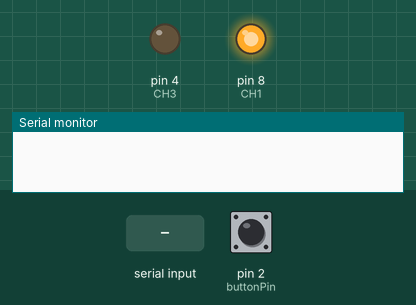
A sketch run on a simulated Arduino Uno, built with avr-gcc and run on an emulated ATmega328P. Parts: output pins drawn as LEDs (lit = HIGH), the last lines printed to the serial monitor. Inputs (shaded band) come from the test bench; at power-on: pin 2 (buttonPin) LOW. Pins used as bus, display or sensor lines are not drawn.

Above: at 1.2 s.
1.3 s: "90,45\n" received over Serial
2.8 s: pin 2 (buttonPin) pulled HIGH for 0.15 s
At 2.87 s:
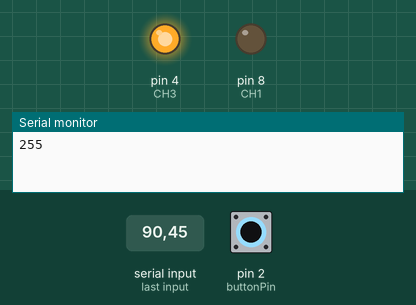
4.4 s: pin 2 (buttonPin) pulled HIGH for 3.2 s
At 8.9 s:
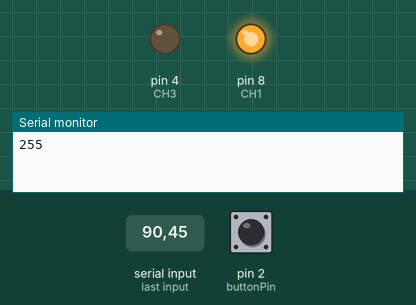
Timing chart, 0 to 10.4 s (numbered marks = the images above; inputs shaded):
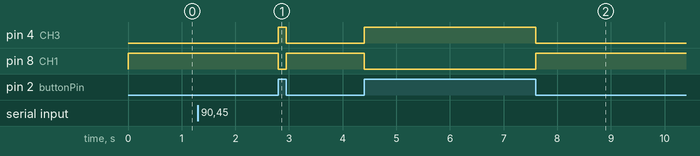

Measured:
- after the input at 2.8 s, pin 4 (CH3): LOW → HIGH at once, → LOW 0.15 s later; pin 8 (CH1): HIGH → LOW at once, → HIGH 0.15 s later
- after the input at 4.4 s, pin 4 (CH3): LOW → HIGH at once, → LOW 3.2 s later; pin 8 (CH1): HIGH → LOW at once, → HIGH 3.2 s later

The sketch:

serialControl_w_button.ino
```cpp
#include <SPI.h>
#include <stdio.h>

//http://forum.arduino.cc/index.php?topic=38420.0
byte address = 0x00;
int CS= 10;
const byte numChars = 32;
const int buttonPin = 2;
char receivedChars[numChars]; // an array to store the received data
double velocity; //Store the converted velocity
int buttonState = 0;
boolean newData = false;
int vFlag = 0;

#define CH1 8   // Connect Digital Pin 8 on Arduino to CH1 on Relay Module
#define CH3 4   // Connect Digital Pin 4 on Arduino to CH3 on Relay Module

void setup() {
 pinMode (CS, OUTPUT);
 pinMode(buttonPin, INPUT);
 SPI.begin();
 Serial.begin(9600);
 //Serial.println("<Arduino is ready>");
  pinMode(CH1, OUTPUT);
  pinMode(CH3, OUTPUT);

  digitalWrite(CH1,LOW);
  digitalWrite(CH3,LOW);
}

void loop() {
 buttonState = digitalRead(buttonPin);
 if (buttonState == HIGH && vFlag != 0) {
    //close relay switch:

    digitalWrite(CH1, LOW);
    digitalWrite(CH3, HIGH);
    //vFlag = 1;

  } else if (buttonState == LOW || vFlag == 0){
    // open relay switch

    digitalWrite(CH3, LOW);
    digitalWrite(CH1, HIGH);
    //vFlag = 0;

  }
 recvWithEndMarker();
 showNewData();
}

void recvWithEndMarker() {
 static byte ndx = 0;
 char endMarker = '\n';
 char rc;

 // if (Serial.available() > 0) {
 while (Serial.available() > 0 && newData == false) {
  rc = Serial.read();

  if (rc != endMarker) {
    receivedChars[ndx] = rc;
    ndx++;
    if (ndx >= numChars) {
      ndx = numChars - 1;
    }
  }
  else {
   receivedChars[ndx] = '\0'; // terminate the string
   ndx = 0;
   newData = true;
  }
 }
}

void showNewData() {
 if (newData == true) {
 //velocity = strtod(receivedChars);
 velocity = atof(receivedChars); //convert string to double
 int test = convertSpeedToR(velocity);
 //double outputR = 5000 - test*(5000/256);
 Serial.println(test);
 //210 == 4 kOhm
 if (test <=255){
  digitalPotWrite(test);
  if (test == 0){
    vFlag = 0;
  }
  else {
    vFlag = 1;
  }

 }
 newData = false;
 }
}

int digitalPotWrite(int value)
{
  digitalWrite(CS, LOW);
  SPI.transfer(address);
  SPI.transfer(value);
  digitalWrite(CS, HIGH);
}

int convertSpeedToR(double vel){
  //Serial.println(vel);
  int res = floor(vel*35.06483);

  //Serial.println(res);
  if (res >= 255){
    res = 255;
  }
  else if (res <= 0){
    res = 0;
  }
  //Serial.println(res);
  return res;
}
/* velocity (m/s) = 0.028519 * resolution (0-255)
 *  resolution = velocity (m/s) * 35.06483
 */

// Some button control
```
